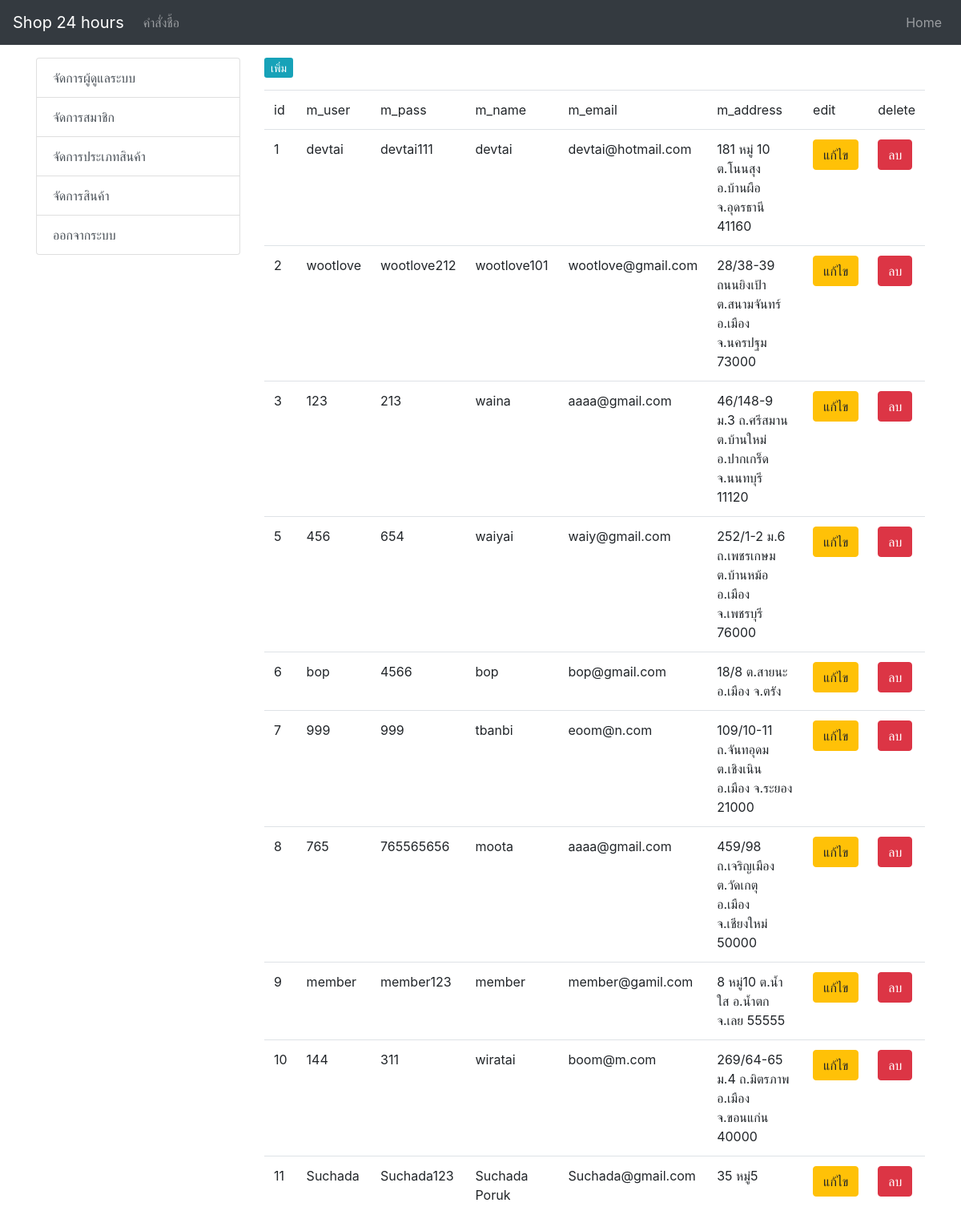
The page /Customer/admin/member.php on the database its author committed.
### tables this page shows
CREATE TABLE `tbl_member` (
  `member_id` int(11) NOT NULL,
  `m_user` varchar(20) NOT NULL,
  `m_pass` varchar(20) NOT NULL,
  `m_name` varchar(100) NOT NULL,
  `m_email` varchar(100) NOT NULL,
  `m_tel` varchar(20) NOT NULL,
  `m_address` varchar(200) NOT NULL,
  `date_save` timestamp NOT NULL DEFAULT current_timestamp()
);

### Customer/admin/member-list.php (the view, shortened to what this page needs)
<?php
      include('h.php');
                include('member-connect.php');
                $query = "SELECT * FROM tbl_member ORDER BY member_id ASC" or die("Error:" . mysqli_error());
                $result = mysqli_query($com, $query);
                echo ' <table class="table table-hover">';
                    echo "
                      <tr>
                      <td>id</td>
                      <td>m_user</td>
                      <td>m_pass</td>
                      <td>m_name</td>
                      <td>m_email</td>
                      <td>m_address</td>
                      <td>edit</td>
                      <td>delete</td>
                    </tr>";
                  while($row = mysqli_fetch_array($result)) {
                  echo "<tr>";
                    echo "<td>" .$row["member_id"] .  "</td> ";
                    echo "<td>" .$row["m_user"] .  "</td> ";
                    echo "<td>" .$row["m_pass"] .  "</td> ";
                    echo "<td>" .$row["m_name"] .  "</td> ";
                     echo "<td>" .$row["m_email"] .  "</td> ";
                      echo "<td>" .$row["m_address"] .  "</td> ";
                    echo "<td><a href='member.php?asd=edit&ID=$row[0]' class='btn btn-warning btn-xs'>แก้ไข</a></td> ";
                    echo "<td><a href='member_del_db.php?asd=del&ID=$row[0]' onclick=\"return confirm('Do you want to delete this record? !!!')\" class='btn btn-danger btn-xs'>ลบ</a></td> ";
                  echo "</tr>";
                  }
                echo "</table>";
?>

### rows shown on the page
tbl_member: member_id "1", m_user "devtai", m_pass "devtai111", m_name "devtai", m_email "devtai@hotmail.com", m_address "181 หมู่ 10 ต.โนนสุง อ.บ้านผือ จ.อุดรธานี 41160"
tbl_member: member_id "2", m_user "wootlove", m_pass "wootlove212", m_name "wootlove101", m_email "wootlove@gmail.com", m_address "28/38-39 ถนนยิงเป้า ต.สนามจันทร์ อ.เมือง จ.นครปฐม 73000"
tbl_member: member_id "3", m_user "123", m_pass "213", m_name "waina", m_email "aaaa@gmail.com", m_address "46/148-9 ม.3 ถ.ศรีสมาน ต.บ้านใหม่ อ.ปากเกร็ด จ.นนทบุรี 11120"
tbl_member: member_id "5", m_user "456", m_pass "654", m_name "waiyai", m_email "waiy@gmail.com", m_address "252/1-2 ม.6 ถ.เพชรเกษม ต.บ้านหม้อ อ.เมือง จ.เพชรบุรี 76000"
tbl_member: member_id "6", m_user "bop", m_pass "4566", m_name "bop", m_email "bop@gmail.com", m_address "18/8 ต.สายนะ อ.เมือง จ.ตรัง"
tbl_member: member_id "7", m_user "999", m_pass "999", m_name "tbanbi", m_email "eoom@n.com", m_address "109/10-11 ถ.จันทอุดม ต.เชิงเนิน อ.เมือง จ.ระยอง 21000"
tbl_member: member_id "8", m_user "765", m_pass "765565656", m_name "moota", m_email "aaaa@gmail.com", m_address "459/98 ถ.เจริญเมือง ต.วัดเกตุ อ.เมือง จ.เชียงใหม่ 50000"
tbl_member: member_id "9", m_user "member", m_pass "member123", m_name "member", m_email "member@gamil.com", m_address "8 หมู่10 ต.น้ำใส อ.น้ำตก จ.เลย 55555"
tbl_member: member_id "10", m_user "144", m_pass "311", m_name "wiratai", m_email "boom@m.com", m_address "269/64-65 ม.4 ถ.มิตรภาพ อ.เมือง จ.ขอนแก่น 40000"
tbl_member: member_id "11", m_user "Suchada", m_pass "Suchada123", m_name "Suchada Poruk", m_email "Suchada@gmail.com", m_address "35 หมู่5"
